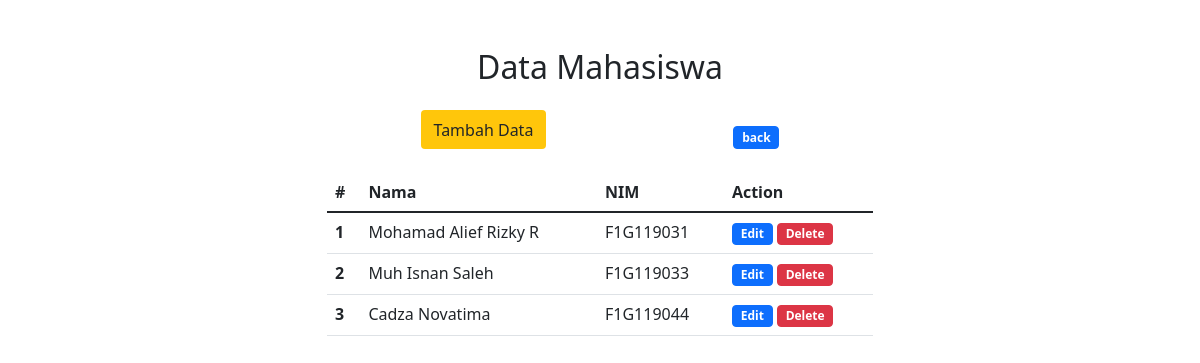
The page /mahasiswa.php on the database its author committed.
### tables this page shows
CREATE TABLE `mahasiswa` (
  `id_mahasiswa` int(11) NOT NULL,
  `nama` varchar(50) NOT NULL,
  `nim` varchar(25) NOT NULL
);

### mahasiswa.php (the view, shortened to what this page needs)
<?php
    include "./controller/connection.php";
?>
<!DOCTYPE html>
<html lang="en">
<head>
    <link href="https://cdn.jsdelivr.net/npm/bootstrap@5.1.3/dist/css/bootstrap.min.css" rel="stylesheet">
    <link rel="stylesheet" href="./assets/style.css" />
</head>
<body>
    <div class="container mt-4">
        <div class="row">
            <div class="col-md-3"></div>
            <div class="col-md">
                <h2 class="text-center mt-4">Data Mahasiswa</h2>
                <div class="mhs_button mt-4">
                    <button class="btn" style="background-color: rgb(255, 198, 11);" onclick="window.location.replace('add_data.php')">Tambah Data</button>
                    <div class="logout">
                        <a href="dashboard_admin.php" class="btn btn-primary badge mt-3">back</a>
                    </div>
                </div>
                <table class="table mt-4">
                    <thead>
                        <tr>
                            <th scope="col">#</th>
                            <th scope="col">Nama</th>
                            <th scope="col">NIM</th>
                            <th scope="col">Action</th>
                        </tr>
                    </thead>
                    <tbody>
                        <?php
                            $data = $db -> query("SELECT * FROM mahasiswa");
                            $number = 1;
                            while($data_mahasiswa = $data -> fetch_array()){
                                ?>
                                    <tr>
                                    <th scope="row"><?php echo $number?></th>
                                    <td><?php echo $data_mahasiswa['nama'] ?></td>
                                    <td><?php echo $data_mahasiswa['nim']?></td>
                                    <td>
                                    <a class="btn btn-primary badge" href="edit_mahasiswa.php?id=<?php echo $data_mahasiswa['id_mahasiswa']?>">Edit</a>
                                    <a class="btn btn-danger badge" href="./controller/delete_mahasiswa.php?id=<?php echo $data_mahasiswa['id_mahasiswa'] ?>">Delete</a>
                                    </td>
                                    </tr>
                            <?php
                                $number++;
                            }
                            ?>
                    </tbody>
                </table>
            </div>
            <div class="col-md-3"></div>
        </div>
    </div>
</body>
</html>

### assets/style.css (style rules this page uses)
* { margin: 0; padding: 0; box-sizing: border-box; }
.mhs_button { display: flex; justify-content: space-around; }

### rows shown on the page
mahasiswa: nama "Mohamad Alief Rizky R", nim "F1G119031"
mahasiswa: nama "Muh Isnan Saleh", nim "F1G119033"
mahasiswa: nama "Cadza Novatima", nim "F1G119044"
